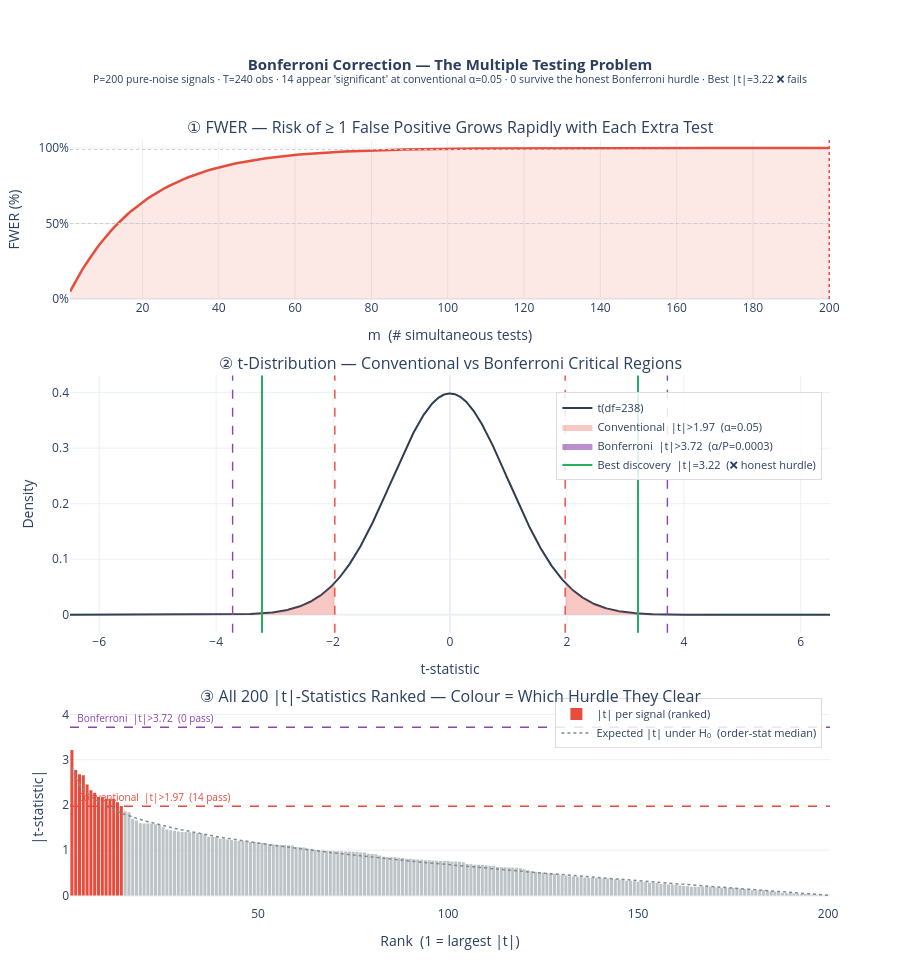

The notebook cell saved with this chart:
### Markdown cell above
### What Bonferroni does to the t-distribution

When you run m independent tests each at α = 0.05, the probability of getting at least one false positive is $FWER = 1 − (1 − \alpha)^m$.

| m       | FWER        |
| ------- | ----------- |
| 1       | 5.0 %       |
| 14      | 50 %        |
| **200** | **\~100 %** |

By the time you screen 200 signals, a false discovery is essentially guaranteed — even if every single one is pure noise. That's the coin-flip casino problem: run enough games and you'll eventually "win".

**Bonferroni divides your allowed error rate equally across all tests**:

$\alpha_{\text{per test}} = \frac{\alpha}{P} = \frac{0.05}{200} = 0.00025$

This pushes the critical value far out into the tail:

|Threshold | Per-test $\alpha$ | Critical $|t|$ | 
|---|---|---| 
| Conventional | 0.0250 | 1.97 | 
| Bonferroni | 0.000125 | 3.72 |

In Panel 2, the purple shaded region (Bonferroni) is visibly tiny compared to the red region (conventional). The best discovery ($|t| = 3.02$, green line) sits between the two thresholds — it cleared conventional but not Bonferroni.



Three-panel interactive Plotly explainer for the Bonferroni correction.

1. FWER vs $m$ (WHY we need the correction):
    - $FWER = 1 − (1 − \alpha)^m$ grows towards 100 % as $m$ increases.
    - At $m=200$, you are virtually guaranteed at least one false positive.

2. $t$-distribution with conventional vs Bonferroni critical regions
   - Bonferroni shrinks the per-test $\alpha$ from $0.05 \rightarrow 0.05/P$, pushing the rejection boundary outward from $\approx 1.96$ to $\approx 3.72$.

3. Ranked |t|-statistics — WHAT survives in practice
   - 15 signals cross the conventional hurdle; 0 cross Bonferroni.
   - Our apparent "best discovery" is just noise.

Rich hover tooltip on every data point.

### Code cell
from __future__ import annotations

# ── 1 · Thresholds ─────────────────────────────────────────────────────────────
DF_T         = T - 2
ALPHA        = 0.05                                         # family-wise α

# ppf(1 - α/2)      — two-sided conventional
# ppf(1 - α/(2*P))  — Bonferroni: divide α equally among P tests
conventional = stats.t.ppf(1 - ALPHA / 2,       DF_T)
bonferroni   = stats.t.ppf(1 - ALPHA / (2 * P), DF_T)

n_conv = int((results.t_stat.abs() > conventional).sum())
n_bonf = int((results.t_stat.abs() > bonferroni).sum())
survives = abs(best_t) > bonferroni

print(f"Conventional |t| > {conventional:.2f}  →  {n_conv}/{P} signals 'significant'")
print(f"Bonferroni   |t| > {bonferroni:.2f}  →  {n_bonf}/{P} signals survive")
print(f"Best |t| = {abs(best_t):.2f}  — {'SURVIVES ✅' if survives else 'FAILS ❌'} Bonferroni")

# ── 2 · Figure scaffold ────────────────────────────────────────────────────────
subtitle = (
    f"P={P} pure-noise signals · T={T} obs · "
    f"{n_conv} appear 'significant' at conventional α=0.05 · "
    f"{n_bonf} survive the honest Bonferroni hurdle · "
    f"Best |t|={abs(best_t):.2f} {'✅ survives' if survives else '❌ fails'}"
)

fig = make_subplots(
    rows=3, cols=1,
    subplot_titles=[
        "① FWER — Risk of ≥ 1 False Positive Grows Rapidly with Each Extra Test",
        "② t-Distribution — Conventional vs Bonferroni Critical Regions",
        f"③ All {P} |t|-Statistics Ranked — Colour = Which Hurdle They Clear",
    ],
    vertical_spacing=0.10,
    row_heights=[0.26, 0.42, 0.32],
)

# ━━━━━━━━━━━━━━━━━━━━━━━━━━━━━━━━━━━━━━━━━━━━━━━━━━━━━━━━━━━━━━━━━━━━━━━━━━━━
# PANEL 1 · FWER = 1 − (1 − α)^m
#
# Logic: if each of m independent tests has a type-I error rate of α, the
# probability of AT LEAST ONE false positive across the family is
#      FWER = 1 − P(no false positive) = 1 − (1 − α)^m
# At m=200, α=0.05: FWER ≈ 99.996 %.
# Bonferroni sets each test's α to α/m, restoring FWER ≤ α.
# ━━━━━━━━━━━━━━━━━━━━━━━━━━━━━━━━━━━━━━━━━━━━━━━━━━━━━━━━━━━━━━━━━━━━━━━━━━━━
m_arr  = np.arange(1, P + 1)
fwer   = (1 - (1 - ALPHA) ** m_arr) * 100   # as %
exp_fp = m_arr * ALPHA                       # expected # false positives

cdata1 = np.column_stack([m_arr, fwer, exp_fp]).tolist()

fig.add_trace(go.Scatter(
    x=m_arr, y=fwer,
    mode="lines",
    fill="tozeroy",
    fillcolor="rgba(231,76,60,0.13)",
    line=dict(color="#e74c3c", width=2.5),
    name="FWER  1−(1−α)^m",
    showlegend=False,
    customdata=cdata1,
    hovertemplate=(
        "<b>m = %{customdata[0]:.0f} simultaneous tests</b><br>"
        "P(≥1 false positive) = <b>%{customdata[1]:.1f}%</b><br>"
        "Expected false positives = <b>%{customdata[2]:.1f}</b><br>"
        "<i>Assuming every signal is pure noise</i>"
        "<extra></extra>"
    ),
), row=1, col=1)

# Reference lines and marker for P=200
for pct in (50, 99):
    fig.add_hline(y=pct, line_dash="dot", line_color="#ccc", line_width=1, row=1, col=1)
fig.add_vline(x=P, line_dash="dot", line_color="#e74c3c", line_width=1.5, row=1, col=1)

# ━━━━━━━━━━━━━━━━━━━━━━━━━━━━━━━━━━━━━━━━━━━━━━━━━━━━━━━━━━━━━━━━━━━━━━━━━━━━
# PANEL 2 · t-distribution PDF
#
# Conventional: reject when |t| > t_{α/2, df}   ≈ 1.97  (tail prob. 2.5%)
# Bonferroni:   reject when |t| > t_{α/(2P), df} ≈ 3.72  (tail prob. 0.0125%)
# Each individual test now has so little room to reject that the family-wide
# probability of any mistake stays at or below α.
# ━━━━━━━━━━━━━━━━━━━━━━━━━━━━━━━━━━━━━━━━━━━━━━━━━━━━━━━━━━━━━━━━━━━━━━━━━━━━
x_pdf = np.linspace(-6.5, 6.5, 1500)
y_pdf = stats.t.pdf(x_pdf, DF_T)

# Full t-distribution curve
fig.add_trace(go.Scatter(
    x=x_pdf, y=y_pdf,
    mode="lines",
    line=dict(color="#2c3e50", width=2),
    name=f"t(df={DF_T})",
    hoverinfo="skip",
), row=2, col=1)


def _shade_tail(x_all, y_all, mask, fillcolor, name, showlegend):
    """Add a filled polygon for one tail of the distribution."""
    xs, ys = x_all[mask], y_all[mask]
    if len(xs) == 0:
        return
    fig.add_trace(go.Scatter(
        x=np.r_[xs[0], xs, xs[-1]],
        y=np.r_[0,     ys,    0],
        fill="toself", fillcolor=fillcolor,
        line=dict(width=0),
        name=name, showlegend=showlegend,
        hoverinfo="skip",
    ), row=2, col=1)


# Conventional rejection region (light red)
_shade_tail(x_pdf, y_pdf, x_pdf <= -conventional,
            "rgba(231,76,60,0.30)",
            f"Conventional  |t|>{conventional:.2f}  (α={ALPHA})", False)
_shade_tail(x_pdf, y_pdf, x_pdf >=  conventional,
            "rgba(231,76,60,0.30)",
            f"Conventional  |t|>{conventional:.2f}  (α={ALPHA})", True)

# Bonferroni rejection region (solid purple — much smaller!)
_shade_tail(x_pdf, y_pdf, x_pdf <= -bonferroni,
            "rgba(142,68,173,0.60)",
            f"Bonferroni  |t|>{bonferroni:.2f}  (α/P={ALPHA/P:.4f})", False)
_shade_tail(x_pdf, y_pdf, x_pdf >=  bonferroni,
            "rgba(142,68,173,0.60)",
            f"Bonferroni  |t|>{bonferroni:.2f}  (α/P={ALPHA/P:.4f})", True)

# Vertical threshold lines
for xval, col, dash, wid in [
    ( conventional, "#e74c3c", "dash",  1.4),
    (-conventional, "#e74c3c", "dash",  1.4),
    ( bonferroni,   "#8e44ad", "dash",  1.4),
    (-bonferroni,   "#8e44ad", "dash",  1.4),
    ( abs(best_t),  "#27ae60", "solid", 2.0),   # best discovery
    (-abs(best_t),  "#27ae60", "solid", 2.0),
]:
    fig.add_vline(x=xval, line_dash=dash, line_color=col, line_width=wid, row=2, col=1)

# Best-discovery marker in the legend
fig.add_trace(go.Scatter(
    x=[None], y=[None], mode="lines",
    line=dict(color="#27ae60", width=2),
    name=f"Best discovery  |t|={abs(best_t):.2f}  ({'✅' if survives else '❌'} honest hurdle)",
), row=2, col=1)

# ── Invisible hover-able scatter across the PDF curve ──────────────────────────
# Lets the user read off exact PDF/CDF/p-value at any point.
hx   = np.linspace(-5, 5, 300)
hpdf = stats.t.pdf(hx, DF_T)
hcdf = stats.t.cdf(hx, DF_T)
h2p  = 2 * np.minimum(hcdf, 1 - hcdf)   # two-sided p-value

fig.add_trace(go.Scatter(
    x=hx, y=hpdf,
    mode="markers",
    marker=dict(size=8, color="rgba(0,0,0,0)"),   # completely transparent
    name="PDF hover",
    showlegend=False,
    customdata=np.column_stack([hx, hpdf, hcdf, h2p]).tolist(),
    hovertemplate=(
        "t = <b>%{customdata[0]:.3f}</b><br>"
        "PDF  = %{customdata[1]:.5f}<br>"
        "CDF  = %{customdata[2]:.4f}<br>"
        "Two-sided p-value = <b>%{customdata[3]:.5f}</b>"
        "<extra></extra>"
    ),
), row=2, col=1)

# ━━━━━━━━━━━━━━━━━━━━━━━━━━━━━━━━━━━━━━━━━━━━━━━━━━━━━━━━━━━━━━━━━━━━━━━━━━━━
# PANEL 3 · Ranked |t|-statistics
#
# Purple: survives Bonferroni (honest find)
# Red:    clears conventional threshold only (likely false positive)
# Grey:   not even conventionally significant
# ━━━━━━━━━━━━━━━━━━━━━━━━━━━━━━━━━━━━━━━━━━━━━━━━━━━━━━━━━━━━━━━━━━━━━━━━━━━━
sorted_res = (
    results
    .reindex(results.t_stat.abs().sort_values(ascending=False).index)
    .reset_index()
    .rename(columns={"index": "signal"})
)
sorted_res["abs_t"] = sorted_res["t_stat"].abs()
sorted_res["rank"]  = np.arange(1, P + 1)


def _bar_color(t_abs: float) -> str:
    if t_abs > bonferroni:   return "#8e44ad"
    if t_abs > conventional: return "#e74c3c"
    return "#bdc3c7"


bar_colors = [_bar_color(v) for v in sorted_res["abs_t"]]

# Expected FP baseline (what the average |t|-rank looks like)
rank_arr   = sorted_res["rank"].values
expected_t = stats.t.ppf(1 - 0.5 * rank_arr / (P + 1), DF_T)   # order-statistic median

cdata3 = [
    [row["signal"],
     f"{row['t_stat']:+.3f}",
     f"{row['abs_t']:.3f}",
     f"{row['correlation']:+.3f}",
     f"{row['p_value']:.4f}",
     int(row["rank"]),
     ("✅ Survives Bonferroni  — honest find"
      if row["abs_t"] > bonferroni else
      "⚠️  Conventional only  — likely false positive"
      if row["abs_t"] > conventional else
      "◻  Not significant")]
    for _, row in sorted_res.iterrows()
]

fig.add_trace(go.Bar(
    x=sorted_res["rank"],
    y=sorted_res["abs_t"],
    marker=dict(color=bar_colors, line_width=0),
    name="|t| per signal (ranked)",
    legend="legend2",
    customdata=cdata3,
    hovertemplate=(
        "<b>%{customdata[0]}</b>  (rank #%{customdata[5]})<br>"
        "t = %{customdata[1]}     |t| = %{customdata[2]}<br>"
        "r = %{customdata[3]}     p-value = %{customdata[4]}<br>"
        "<b>%{customdata[6]}</b>"
        "<extra></extra>"
    ),
), row=3, col=1)

# Expected-value envelope (order-statistic median under H₀ — all noise)
fig.add_trace(go.Scatter(
    x=rank_arr,
    y=expected_t,
    mode="lines",
    line=dict(color="#7f8c8d", width=1.5, dash="dot"),
    name="Expected |t| under H₀  (order-stat median)",
    legend="legend2",
    hovertemplate=(
        "Rank #%{x}<br>"
        "Expected |t| = <b>%{y:.3f}</b>  if all signals are noise"
        "<extra></extra>"
    ),
), row=3, col=1)

# Threshold lines
fig.add_hline(
    y=conventional,
    line_dash="dash", line_color="#e74c3c", line_width=1.5,
    annotation_text=f"  Conventional  |t|>{conventional:.2f}  ({n_conv} pass)",
    annotation_position="top left",
    annotation_font=dict(color="#e74c3c", size=10),
    row=3, col=1,
)
fig.add_hline(
    y=bonferroni,
    line_dash="dash", line_color="#8e44ad", line_width=1.5,
    annotation_text=f"  Bonferroni  |t|>{bonferroni:.2f}  ({n_bonf} pass)",
    annotation_position="top left",
    annotation_font=dict(color="#8e44ad", size=10),
    row=3, col=1,
)

# ── 3 · Global layout ──────────────────────────────────────────────────────────
fig.update_layout(
    title=dict(
        text=(
            "<b>Bonferroni Correction — The Multiple Testing Problem</b>"
            f"<br><sup>{subtitle}</sup>"
        ),
        x=0.5, xanchor="center", font_size=15,
    ),
    height=960,
    template="plotly_white",
    hovermode="closest",
    showlegend=True,
    legend=dict(
        orientation="v",
        x=0.99, y=0.67, xanchor="right", yanchor="top",
        font_size=11,
        bgcolor="rgba(255,255,255,0.85)",
        bordercolor="#ddd", borderwidth=1,
    ),
    legend2=dict( # Panel ③ items (ranked bars)
        orientation="v",
        x=0.99, y=0.27, # top-right corner of Panel ③ domain
        xanchor="right", yanchor="top",
        font_size=11,
        bgcolor="rgba(255,255,255,0.85)",
        bordercolor="#ddd", borderwidth=1,
    ),
    margin=dict(l=70, r=70, t=140, b=55),
)

fig.update_yaxes(title_text="FWER (%)",          ticksuffix="%",         row=1, col=1)
fig.update_xaxes(title_text="m  (# simultaneous tests)",                  row=1, col=1)
fig.update_yaxes(title_text="Density",                                    row=2, col=1)
fig.update_xaxes(title_text="t-statistic",        range=[-6.5, 6.5],     row=2, col=1)
fig.update_yaxes(title_text="|t-statistic|",                              row=3, col=1)
fig.update_xaxes(title_text="Rank  (1 = largest |t|)",                    row=3, col=1)

fig.show()
# fig.write_html("bonferroni_explainer.html")   # ← uncomment to save

### Figure 1 — Plotly figure (JSON) as saved in the notebook; plotly's stock layout.template omitted (floating-point values rounded to 4 significant figures; data arrays with more than 128 entries replaced by an {"elided": "..."} marker saying what was removed)
{"data": [{"customdata": {"elided": "200x3 float values"}, "fill": "tozeroy", "fillcolor": "rgba(231,76,60,0.13)", "hovertemplate": "<b>m = %{customdata[0]:.0f} simultaneous tests</b><br>P(≥1 false positive) = <b>%{customdata[1]:.1f}%</b><br>Expected false positives = <b>%{customdata[2]:.1f}</b><br><i>Assuming every signal is pure noise</i><extra></extra>", "line": {"color": "#e74c3c", "width": 2.5}, "mode": "lines", "name": "FWER  1−(1−α)^m", "showlegend": false, "type": "scatter", "x": {"elided": "200 int values"}, "xaxis": "x", "y": {"elided": "200 float values"}, "yaxis": "y"}, {"hoverinfo": "skip", "line": {"color": "#2c3e50", "width": 2}, "mode": "lines", "name": "t(df=238)", "type": "scatter", "x": {"elided": "1500 float values"}, "xaxis": "x2", "y": {"elided": "1500 float values"}, "yaxis": "y2"}, {"fill": "toself", "fillcolor": "rgba(231,76,60,0.30)", "hoverinfo": "skip", "line": {"width": 0}, "name": "Conventional  |t|>1.97  (α=0.05)", "showlegend": false, "type": "scatter", "x": {"elided": "525 float values"}, "xaxis": "x2", "y": {"elided": "525 float values"}, "yaxis": "y2"}, {"fill": "toself", "fillcolor": "rgba(231,76,60,0.30)", "hoverinfo": "skip", "line": {"width": 0}, "name": "Conventional  |t|>1.97  (α=0.05)", "showlegend": true, "type": "scatter", "x": {"elided": "525 float values"}, "xaxis": "x2", "y": {"elided": "525 float values"}, "yaxis": "y2"}, {"fill": "toself", "fillcolor": "rgba(142,68,173,0.60)", "hoverinfo": "skip", "line": {"width": 0}, "name": "Bonferroni  |t|>3.72  (α/P=0.0003)", "showlegend": false, "type": "scatter", "x": {"elided": "323 float values"}, "xaxis": "x2", "y": {"elided": "323 float values"}, "yaxis": "y2"}, {"fill": "toself", "fillcolor": "rgba(142,68,173,0.60)", "hoverinfo": "skip", "line": {"width": 0}, "name": "Bonferroni  |t|>3.72  (α/P=0.0003)", "showlegend": true, "type": "scatter", "x": {"elided": "323 float values"}, "xaxis": "x2", "y": {"elided": "323 float values"}, "yaxis": "y2"}, {"line": {"color": "#27ae60", "width": 2}, "mode": "lines", "name": "Best discovery  |t|=3.22  (❌ honest hurdle)", "type": "scatter", "x": [null], "xaxis": "x2", "y": [null], "yaxis": "y2"}, {"customdata": {"elided": "300x4 float values"}, "hovertemplate": "t = <b>%{customdata[0]:.3f}</b><br>PDF  = %{customdata[1]:.5f}<br>CDF  = %{customdata[2]:.4f}<br>Two-sided p-value = <b>%{customdata[3]:.5f}</b><extra></extra>", "marker": {"color": "rgba(0,0,0,0)", "size": 8}, "mode": "markers", "name": "PDF hover", "showlegend": false, "type": "scatter", "x": {"elided": "300 float values"}, "xaxis": "x2", "y": {"elided": "300 float values"}, "yaxis": "y2"}, {"customdata": {"elided": "200x7 mixed values"}, "hovertemplate": "<b>%{customdata[0]}</b>  (rank #%{customdata[5]})<br>t = %{customdata[1]}     |t| = %{customdata[2]}<br>r = %{customdata[3]}     p-value = %{customdata[4]}<br><b>%{customdata[6]}</b><extra></extra>", "legend": "legend2", "marker": {"color": {"elided": "200 str values"}, "line": {"width": 0}}, "name": "|t| per signal (ranked)", "type": "bar", "x": {"elided": "200 int values"}, "xaxis": "x3", "y": {"elided": "200 float values"}, "yaxis": "y3"}, {"hovertemplate": "Rank #%{x}<br>Expected |t| = <b>%{y:.3f}</b>  if all signals are noise<extra></extra>", "legend": "legend2", "line": {"color": "#7f8c8d", "dash": "dot", "width": 1.5}, "mode": "lines", "name": "Expected |t| under H₀  (order-stat median)", "type": "scatter", "x": {"elided": "200 int values"}, "xaxis": "x3", "y": {"elided": "200 float values"}, "yaxis": "y3"}], "layout": {"annotations": [{"font": {"size": 16}, "showarrow": false, "text": "① FWER — Risk of ≥ 1 False Positive Grows Rapidly with Each Extra Test", "x": 0.5, "xanchor": "center", "xref": "paper", "y": 1, "yanchor": "bottom", "yref": "paper"}, {"font": {"size": 16}, "showarrow": false, "text": "② t-Distribution — Conventional vs Bonferroni Critical Regions", "x": 0.5, "xanchor": "center", "xref": "paper", "y": 0.692, "yanchor": "bottom", "yref": "paper"}, {"font": {"size": 16}, "showarrow": false, "text": "③ All 200 |t|-Statistics Ranked — Colour = Which Hurdle They Clear", "x": 0.5, "xanchor": "center", "xref": "paper", "y": 0.256, "yanchor": "bottom", "yref": "paper"}, {"font": {"color": "#e74c3c", "size": 10}, "showarrow": false, "text": "  Conventional  |t|>1.97  (14 pass)", "x": 0, "xanchor": "left", "xref": "x3 domain", "y": 1.97, "yanchor": "bottom", "yref": "y3"}, {"font": {"color": "#8e44ad", "size": 10}, "showarrow": false, "text": "  Bonferroni  |t|>3.72  (0 pass)", "x": 0, "xanchor": "left", "xref": "x3 domain", "y": 3.718, "yanchor": "bottom", "yref": "y3"}], "height": 960, "hovermode": "closest", "legend": {"bgcolor": "rgba(255,255,255,0.85)", "bordercolor": "#ddd", "borderwidth": 1, "font": {"size": 11}, "orientation": "v", "x": 0.99, "xanchor": "right", "y": 0.67, "yanchor": "top"}, "legend2": {"bgcolor": "rgba(255,255,255,0.85)", "bordercolor": "#ddd", "borderwidth": 1, "font": {"size": 11}, "orientation": "v", "x": 0.99, "xanchor": "right", "y": 0.27, "yanchor": "top"}, "margin": {"b": 55, "l": 70, "r": 70, "t": 140}, "shapes": [{"line": {"color": "#ccc", "dash": "dot", "width": 1}, "type": "line", "x0": 0, "x1": 1, "xref": "x domain", "y0": 50, "y1": 50, "yref": "y"}, {"line": {"color": "#ccc", "dash": "dot", "width": 1}, "type": "line", "x0": 0, "x1": 1, "xref": "x domain", "y0": 99, "y1": 99, "yref": "y"}, {"line": {"color": "#e74c3c", "dash": "dot", "width": 1.5}, "type": "line", "x0": 200, "x1": 200, "xref": "x", "y0": 0, "y1": 1, "yref": "y domain"}, {"line": {"color": "#e74c3c", "dash": "dash", "width": 1.4}, "type": "line", "x0": 1.97, "x1": 1.97, "xref": "x2", "y0": 0, "y1": 1, "yref": "y2 domain"}, {"line": {"color": "#e74c3c", "dash": "dash", "width": 1.4}, "type": "line", "x0": -1.97, "x1": -1.97, "xref": "x2", "y0": 0, "y1": 1, "yref": "y2 domain"}, {"line": {"color": "#8e44ad", "dash": "dash", "width": 1.4}, "type": "line", "x0": 3.718, "x1": 3.718, "xref": "x2", "y0": 0, "y1": 1, "yref": "y2 domain"}, {"line": {"color": "#8e44ad", "dash": "dash", "width": 1.4}, "type": "line", "x0": -3.718, "x1": -3.718, "xref": "x2", "y0": 0, "y1": 1, "yref": "y2 domain"}, {"line": {"color": "#27ae60", "dash": "solid", "width": 2}, "type": "line", "x0": 3.216, "x1": 3.216, "xref": "x2", "y0": 0, "y1": 1, "yref": "y2 domain"}, {"line": {"color": "#27ae60", "dash": "solid", "width": 2}, "type": "line", "x0": -3.216, "x1": -3.216, "xref": "x2", "y0": 0, "y1": 1, "yref": "y2 domain"}, {"line": {"color": "#e74c3c", "dash": "dash", "width": 1.5}, "type": "line", "x0": 0, "x1": 1, "xref": "x3 domain", "y0": 1.97, "y1": 1.97, "yref": "y3"}, {"line": {"color": "#8e44ad", "dash": "dash", "width": 1.5}, "type": "line", "x0": 0, "x1": 1, "xref": "x3 domain", "y0": 3.718, "y1": 3.718, "yref": "y3"}], "showlegend": true, "title": {"font": {"size": 15}, "text": "<b>Bonferroni Correction — The Multiple Testing Problem</b><br><sup>P=200 pure-noise signals · T=240 obs · 14 appear 'significant' at conventional α=0.05 · 0 survive the honest Bonferroni hurdle · Best |t|=3.22 ❌ fails</sup>", "x": 0.5, "xanchor": "center"}, "xaxis": {"anchor": "y", "domain": [0, 1], "title": {"text": "m  (# simultaneous tests)"}}, "xaxis2": {"anchor": "y2", "domain": [0, 1], "range": [-6.5, 6.5], "title": {"text": "t-statistic"}}, "xaxis3": {"anchor": "y3", "domain": [0, 1], "title": {"text": "Rank  (1 = largest |t|)"}}, "yaxis": {"anchor": "x", "domain": [0.792, 1], "ticksuffix": "%", "title": {"text": "FWER (%)"}}, "yaxis2": {"anchor": "x2", "domain": [0.356, 0.692], "title": {"text": "Density"}}, "yaxis3": {"anchor": "x3", "domain": [0, 0.256], "title": {"text": "|t-statistic|"}}}}
